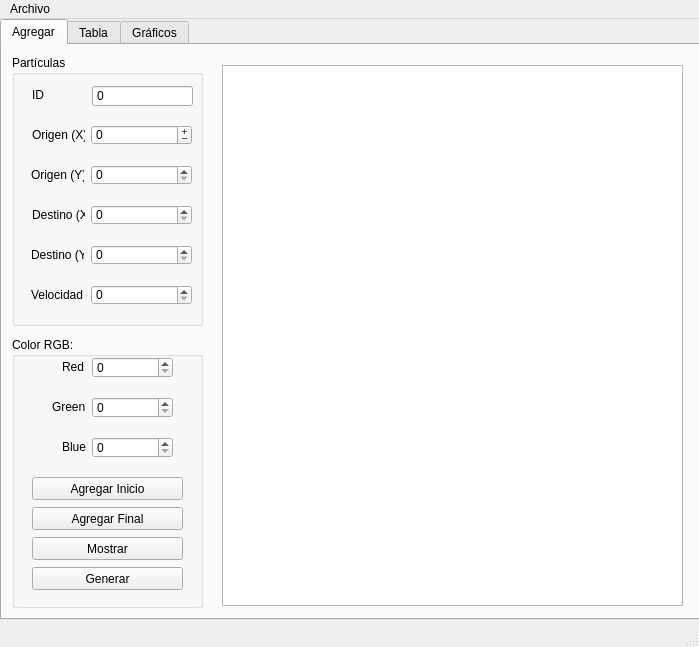
<?xml version="1.0" encoding="UTF-8"?>
<ui version="4.0">
 <class>MainWindow</class>
 <widget class="QMainWindow" name="MainWindow">
  <property name="geometry">
   <rect>
    <x>0</x>
    <y>0</y>
    <width>699</width>
    <height>647</height>
   </rect>
  </property>
  <property name="windowTitle">
   <string>MainWindow</string>
  </property>
  <widget class="QWidget" name="centralwidget">
   <widget class="QTabWidget" name="tabWidget">
    <property name="geometry">
     <rect>
      <x>0</x>
      <y>0</y>
      <width>701</width>
      <height>601</height>
     </rect>
    </property>
    <property name="currentIndex">
     <number>0</number>
    </property>
    <widget class="QWidget" name="Agregar">
     <attribute name="title">
      <string>Agregar</string>
     </attribute>
     <widget class="QPlainTextEdit" name="plainTextEdit">
      <property name="enabled">
       <bool>true</bool>
      </property>
      <property name="geometry">
       <rect>
        <x>220</x>
        <y>20</y>
        <width>461</width>
        <height>541</height>
       </rect>
      </property>
     </widget>
     <widget class="QGroupBox" name="groupBox">
      <property name="geometry">
       <rect>
        <x>10</x>
        <y>10</y>
        <width>191</width>
        <height>271</height>
       </rect>
      </property>
      <property name="title">
       <string>Partículas</string>
      </property>
      <property name="flat">
       <bool>false</bool>
      </property>
      <property name="checkable">
       <bool>false</bool>
      </property>
      <widget class="QLabel" name="label_2">
       <property name="geometry">
        <rect>
         <x>20</x>
         <y>70</y>
         <width>53</width>
         <height>20</height>
        </rect>
       </property>
       <property name="text">
        <string>Origen (X)</string>
       </property>
      </widget>
      <widget class="QSpinBox" name="origen_X">
       <property name="geometry">
        <rect>
         <x>79</x>
         <y>70</y>
         <width>101</width>
         <height>20</height>
        </rect>
       </property>
       <property name="wrapping">
        <bool>true</bool>
       </property>
       <property name="frame">
        <bool>true</bool>
       </property>
       <property name="buttonSymbols">
        <enum>QAbstractSpinBox::PlusMinus</enum>
       </property>
       <property name="maximum">
        <number>500</number>
       </property>
       <property name="value">
        <number>0</number>
       </property>
       <property name="displayIntegerBase">
        <number>10</number>
       </property>
      </widget>
      <widget class="QLabel" name="label_13">
       <property name="geometry">
        <rect>
         <x>19</x>
         <y>190</y>
         <width>53</width>
         <height>20</height>
        </rect>
       </property>
       <property name="text">
        <string>Destino (Y)</string>
       </property>
      </widget>
      <widget class="QLabel" name="label_3">
       <property name="geometry">
        <rect>
         <x>20</x>
         <y>150</y>
         <width>53</width>
         <height>20</height>
        </rect>
       </property>
       <property name="text">
        <string>Destino (X)</string>
       </property>
      </widget>
      <widget class="QLabel" name="label">
       <property name="geometry">
        <rect>
         <x>20</x>
         <y>30</y>
         <width>53</width>
         <height>20</height>
        </rect>
       </property>
       <property name="text">
        <string>ID</string>
       </property>
      </widget>
      <widget class="QLabel" name="label_4">
       <property name="geometry">
        <rect>
         <x>19</x>
         <y>110</y>
         <width>53</width>
         <height>20</height>
        </rect>
       </property>
       <property name="text">
        <string>Origen (Y)</string>
       </property>
      </widget>
      <widget class="QLabel" name="label_24">
       <property name="geometry">
        <rect>
         <x>19</x>
         <y>230</y>
         <width>53</width>
         <height>20</height>
        </rect>
       </property>
       <property name="text">
        <string>Velocidad</string>
       </property>
      </widget>
      <widget class="QSpinBox" name="destino_y">
       <property name="geometry">
        <rect>
         <x>79</x>
         <y>190</y>
         <width>101</width>
         <height>20</height>
        </rect>
       </property>
       <property name="maximum">
        <number>500</number>
       </property>
      </widget>
      <widget class="QSpinBox" name="vel">
       <property name="geometry">
        <rect>
         <x>79</x>
         <y>230</y>
         <width>101</width>
         <height>20</height>
        </rect>
       </property>
       <property name="maximum">
        <number>500</number>
       </property>
      </widget>
      <widget class="QSpinBox" name="destino_x">
       <property name="geometry">
        <rect>
         <x>79</x>
         <y>150</y>
         <width>101</width>
         <height>20</height>
        </rect>
       </property>
       <property name="maximum">
        <number>500</number>
       </property>
      </widget>
      <widget class="QSpinBox" name="origen_y">
       <property name="geometry">
        <rect>
         <x>79</x>
         <y>110</y>
         <width>101</width>
         <height>20</height>
        </rect>
       </property>
       <property name="maximum">
        <number>500</number>
       </property>
      </widget>
      <widget class="QSpinBox" name="id">
       <property name="geometry">
        <rect>
         <x>80</x>
         <y>30</y>
         <width>101</width>
         <height>22</height>
        </rect>
       </property>
       <property name="buttonSymbols">
        <enum>QAbstractSpinBox::NoButtons</enum>
       </property>
       <property name="maximum">
        <number>99999</number>
       </property>
      </widget>
     </widget>
     <widget class="QGroupBox" name="groupBox_2">
      <property name="geometry">
       <rect>
        <x>10</x>
        <y>292</y>
        <width>191</width>
        <height>271</height>
       </rect>
      </property>
      <property name="title">
       <string>Color RGB:</string>
      </property>
      <widget class="QSpinBox" name="red">
       <property name="geometry">
        <rect>
         <x>80</x>
         <y>20</y>
         <width>81</width>
         <height>21</height>
        </rect>
       </property>
       <property name="maximum">
        <number>255</number>
       </property>
      </widget>
      <widget class="QLabel" name="label_25">
       <property name="geometry">
        <rect>
         <x>19</x>
         <y>-30</y>
         <width>61</width>
         <height>20</height>
        </rect>
       </property>
       <property name="text">
        <string>Color (RGB):</string>
       </property>
      </widget>
      <widget class="QLabel" name="label_27">
       <property name="geometry">
        <rect>
         <x>40</x>
         <y>60</y>
         <width>61</width>
         <height>20</height>
        </rect>
       </property>
       <property name="text">
        <string>Green</string>
       </property>
      </widget>
      <widget class="QSpinBox" name="blue">
       <property name="geometry">
        <rect>
         <x>80</x>
         <y>100</y>
         <width>81</width>
         <height>21</height>
        </rect>
       </property>
       <property name="buttonSymbols">
        <enum>QAbstractSpinBox::UpDownArrows</enum>
       </property>
       <property name="maximum">
        <number>255</number>
       </property>
       <property name="singleStep">
        <number>1</number>
       </property>
      </widget>
      <widget class="QLabel" name="label_28">
       <property name="geometry">
        <rect>
         <x>50</x>
         <y>100</y>
         <width>61</width>
         <height>20</height>
        </rect>
       </property>
       <property name="text">
        <string>Blue</string>
       </property>
      </widget>
      <widget class="QLabel" name="label_26">
       <property name="geometry">
        <rect>
         <x>50</x>
         <y>20</y>
         <width>61</width>
         <height>20</height>
        </rect>
       </property>
       <property name="text">
        <string>Red</string>
       </property>
      </widget>
      <widget class="QPushButton" name="agregar_inicio_button">
       <property name="geometry">
        <rect>
         <x>20</x>
         <y>140</y>
         <width>151</width>
         <height>23</height>
        </rect>
       </property>
       <property name="text">
        <string>Agregar Inicio</string>
       </property>
      </widget>
      <widget class="QSpinBox" name="green">
       <property name="geometry">
        <rect>
         <x>80</x>
         <y>60</y>
         <width>81</width>
         <height>21</height>
        </rect>
       </property>
       <property name="maximum">
        <number>255</number>
       </property>
      </widget>
      <widget class="QPushButton" name="agregar_final_button">
       <property name="geometry">
        <rect>
         <x>20</x>
         <y>170</y>
         <width>151</width>
         <height>23</height>
        </rect>
       </property>
       <property name="text">
        <string>Agregar Final</string>
       </property>
      </widget>
      <widget class="QPushButton" name="mostrar_button">
       <property name="geometry">
        <rect>
         <x>20</x>
         <y>200</y>
         <width>151</width>
         <height>23</height>
        </rect>
       </property>
       <property name="text">
        <string>Mostrar</string>
       </property>
      </widget>
      <widget class="QPushButton" name="generar_button">
       <property name="geometry">
        <rect>
         <x>20</x>
         <y>230</y>
         <width>151</width>
         <height>23</height>
        </rect>
       </property>
       <property name="text">
        <string>Generar</string>
       </property>
      </widget>
     </widget>
    </widget>
    <widget class="QWidget" name="Tabla">
     <attribute name="title">
      <string>Tabla</string>
     </attribute>
     <widget class="QTableWidget" name="tabla">
      <property name="geometry">
       <rect>
        <x>10</x>
        <y>10</y>
        <width>671</width>
        <height>481</height>
       </rect>
      </property>
     </widget>
     <widget class="QLineEdit" name="buscar_line_edit">
      <property name="geometry">
       <rect>
        <x>10</x>
        <y>510</y>
        <width>451</width>
        <height>21</height>
       </rect>
      </property>
      <property name="placeholderText">
       <string>ID Particula</string>
      </property>
     </widget>
     <widget class="QPushButton" name="buscar_button">
      <property name="geometry">
       <rect>
        <x>480</x>
        <y>510</y>
        <width>91</width>
        <height>23</height>
       </rect>
      </property>
      <property name="text">
       <string>Buscar</string>
      </property>
     </widget>
     <widget class="QPushButton" name="mostrar_tabla_button">
      <property name="geometry">
       <rect>
        <x>590</x>
        <y>510</y>
        <width>91</width>
        <height>23</height>
       </rect>
      </property>
      <property name="text">
       <string>Mostrar</string>
      </property>
     </widget>
     <widget class="QCheckBox" name="id_checkbox">
      <property name="geometry">
       <rect>
        <x>10</x>
        <y>550</y>
        <width>31</width>
        <height>17</height>
       </rect>
      </property>
      <property name="text">
       <string>Id</string>
      </property>
     </widget>
     <widget class="QCheckBox" name="distancia_checkbox">
      <property name="geometry">
       <rect>
        <x>70</x>
        <y>550</y>
        <width>61</width>
        <height>17</height>
       </rect>
      </property>
      <property name="text">
       <string>Distancia</string>
      </property>
     </widget>
     <widget class="QCheckBox" name="velocidad_checkbox">
      <property name="geometry">
       <rect>
        <x>160</x>
        <y>550</y>
        <width>71</width>
        <height>17</height>
       </rect>
      </property>
      <property name="text">
       <string>Velocidad</string>
      </property>
     </widget>
    </widget>
    <widget class="QWidget" name="Graficos">
     <attribute name="title">
      <string>Gráficos</string>
     </attribute>
     <widget class="QGraphicsView" name="graficos">
      <property name="geometry">
       <rect>
        <x>10</x>
        <y>10</y>
        <width>671</width>
        <height>501</height>
       </rect>
      </property>
     </widget>
     <widget class="QPushButton" name="dibujar_button">
      <property name="geometry">
       <rect>
        <x>260</x>
        <y>530</y>
        <width>75</width>
        <height>23</height>
       </rect>
      </property>
      <property name="text">
       <string>Dibujar</string>
      </property>
     </widget>
     <widget class="QPushButton" name="limpiar_button">
      <property name="geometry">
       <rect>
        <x>360</x>
        <y>530</y>
        <width>75</width>
        <height>23</height>
       </rect>
      </property>
      <property name="text">
       <string>Limpiar</string>
      </property>
     </widget>
    </widget>
   </widget>
  </widget>
  <widget class="QMenuBar" name="menubar">
   <property name="geometry">
    <rect>
     <x>0</x>
     <y>0</y>
     <width>699</width>
     <height>21</height>
    </rect>
   </property>
   <widget class="QMenu" name="menuAbrir">
    <property name="title">
     <string>Archivo</string>
    </property>
    <addaction name="actionAbrir"/>
    <addaction name="actionGuardar"/>
   </widget>
   <addaction name="menuAbrir"/>
  </widget>
  <widget class="QStatusBar" name="statusbar"/>
  <action name="actionAbrir">
   <property name="text">
    <string>Abrir</string>
   </property>
   <property name="shortcut">
    <string>Ctrl+A</string>
   </property>
  </action>
  <action name="actionGuardar">
   <property name="text">
    <string>Guardar</string>
   </property>
   <property name="shortcut">
    <string>Ctrl+S</string>
   </property>
  </action>
 </widget>
 <resources/>
 <connections/>
</ui>
